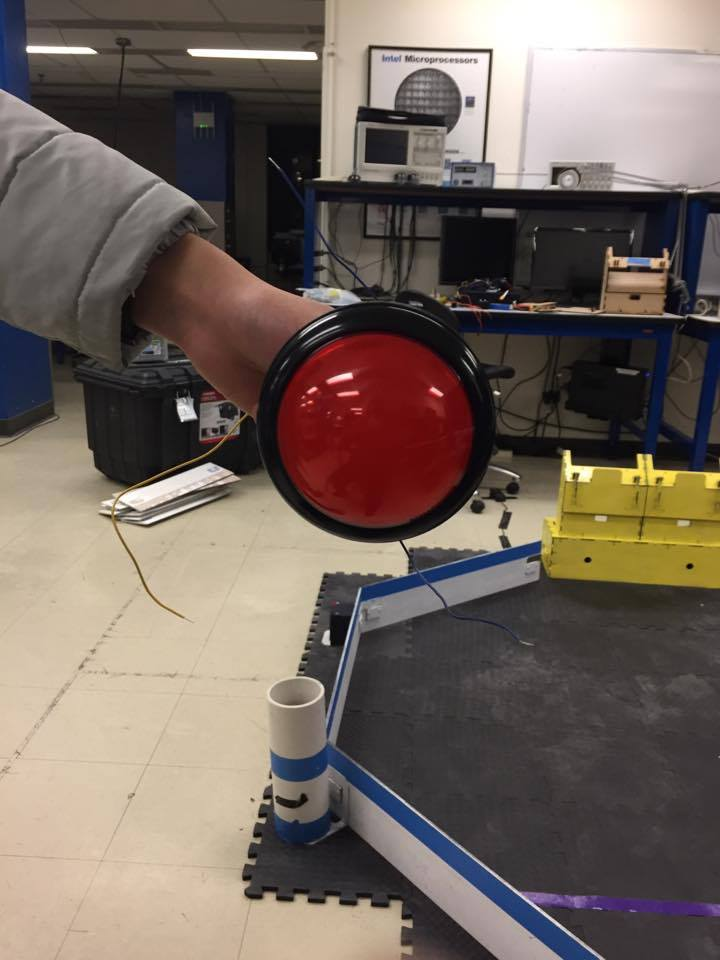
#> input picture OpenCVCode/red_button.jpg, 720 x 960 px
$ python shapefitting.py   (Python 2 division)   (older library calls are emulated)
#> lines starting #> are read from the running program, lines starting #| are printed output that depends on the picture; after the words box and inside, x2 and y2 are one past the last pixel; in counts of white or black regions, pixels touching at a corner belong together; long printed decimals are rounded
# -*- coding: utf-8 -*-
"""
Created on Mon Jan 23 21:42:00 2017

@author: arinz
"""

import cv2
import numpy as np
import copy

rg = 1.7
rb = 1.7
gr = 1.15
gb = 1.0


img1 = cv2.imread('red_button.jpg')
#> img1 is the input picture: shape (960, 720, 3); mean B, G, R 94.7, 102.8, 115.4

b,g,r = cv2.split(img1)
img1[((r>(rg*g)) & (r>(rb*b)))] = [0,0,255]
img1[((g>(gr*r)) & (g>(gb*b)))] = [0,255,0]
img1[~(((g>(gr*r)) & (g>(gb*b)))|((r>(rg*g)) & (r>(rb*b))))] = [0,0,0]
img1 = cv2.cvtColor(img1,cv2.COLOR_BGR2GRAY)
#> img1: shape (960, 720)


img2 = cv2.imread('green_button.jpg')
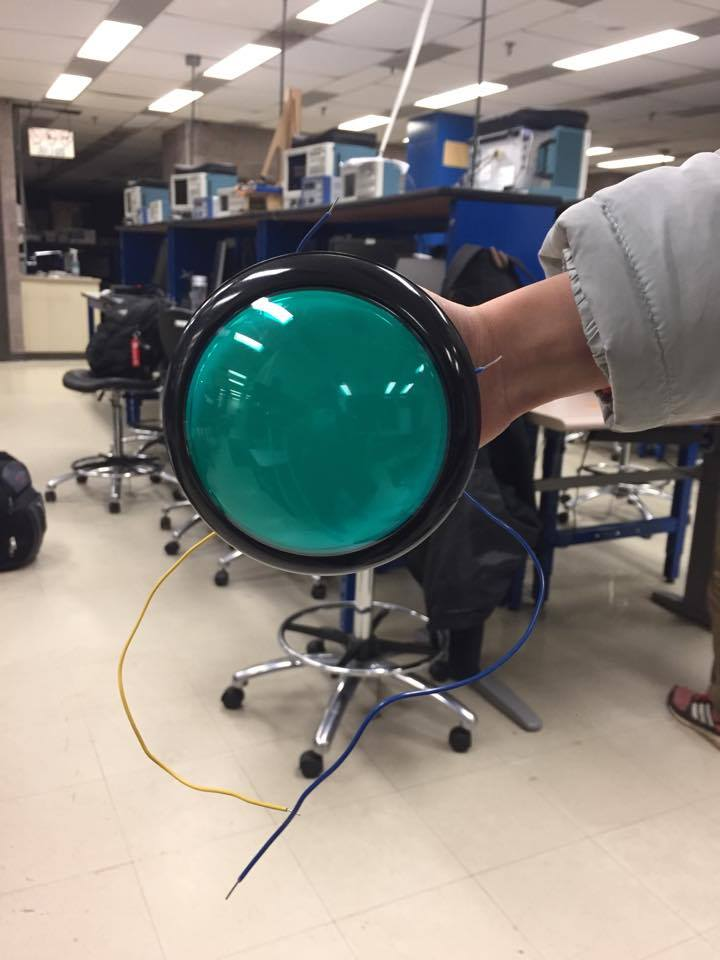
#> input picture OpenCVCode/green_button.jpg, 720 x 960 px
#> img2 is the input picture: shape (960, 720, 3); mean B, G, R 129, 135.7, 138.1
b,g,r = cv2.split(img2)
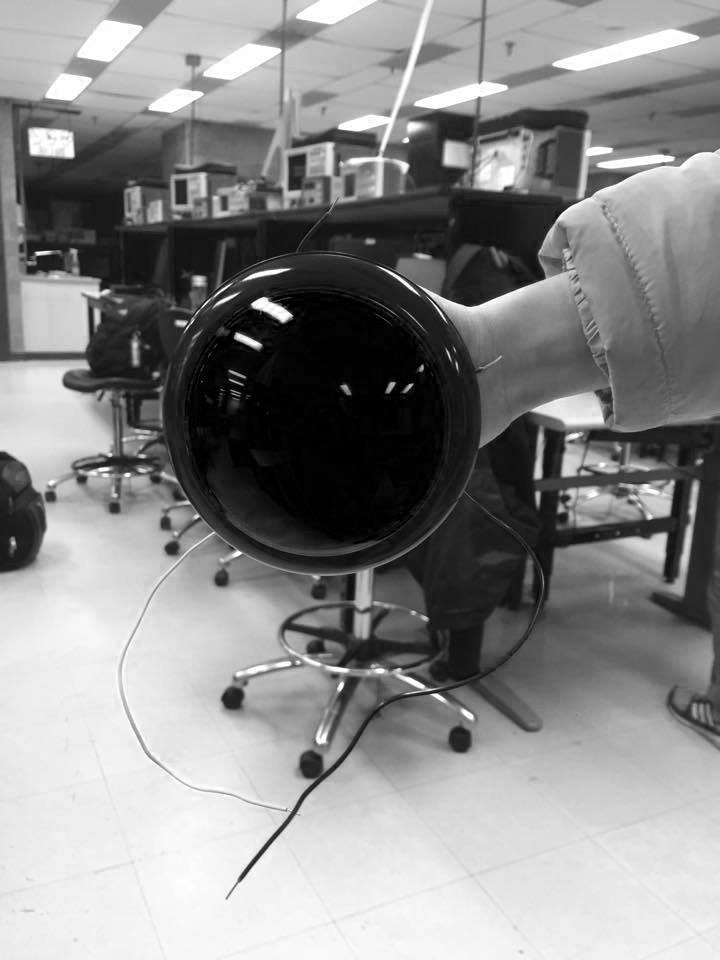
#> r: shape (960, 720); min 0, max 255, mean 138.1
img2[((r>(rg*g)) & (r>(rb*b)))] = [0,0,255]
img2[((g>(gr*r)) & (g>(gb*b)))] = [0,255,0]
img2[~(((g>(gr*r)) & (g>(gb*b)))|((r>(rg*g)) & (r>(rb*b))))] = [0,0,0]
img2 = cv2.cvtColor(img2,cv2.COLOR_BGR2GRAY)
#> img2: shape (960, 720)


ret, thresh = cv2.threshold(img1, 50, 255,0)
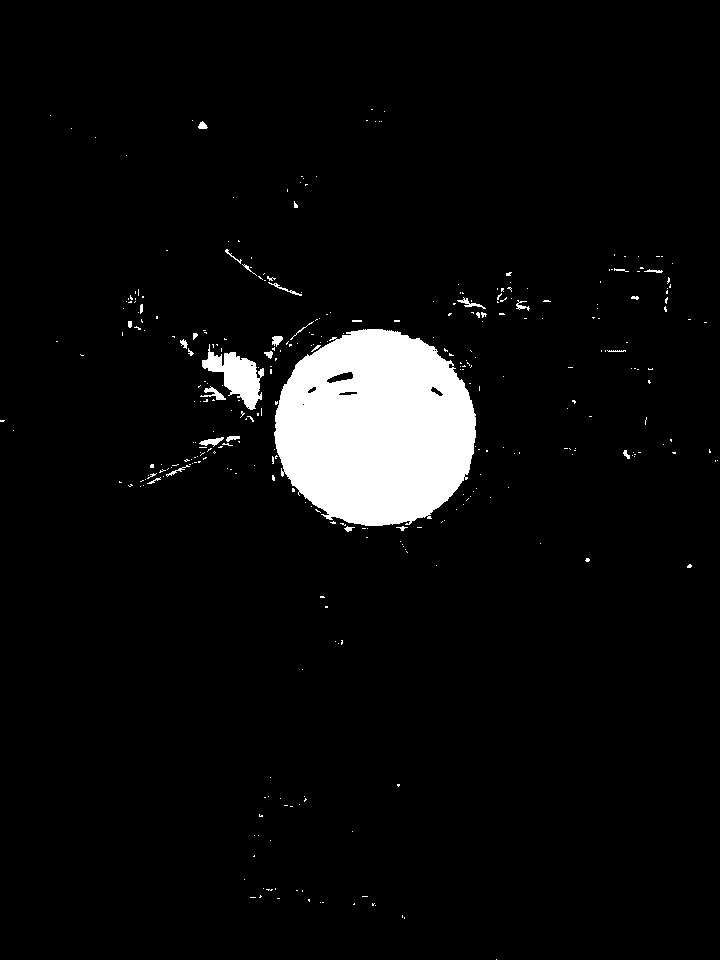
#> thresh: shape (960, 720); 5.1% white; 338 white regions (306 under 20 px), largest, box (x1, y1, x2, y2) and area: (274, 329, 476, 526) 30896, (202, 344, 264, 410) 1807, (200, 386, 226, 400) 138
ret, thresh2 = cv2.threshold(img2, 50, 255,0)
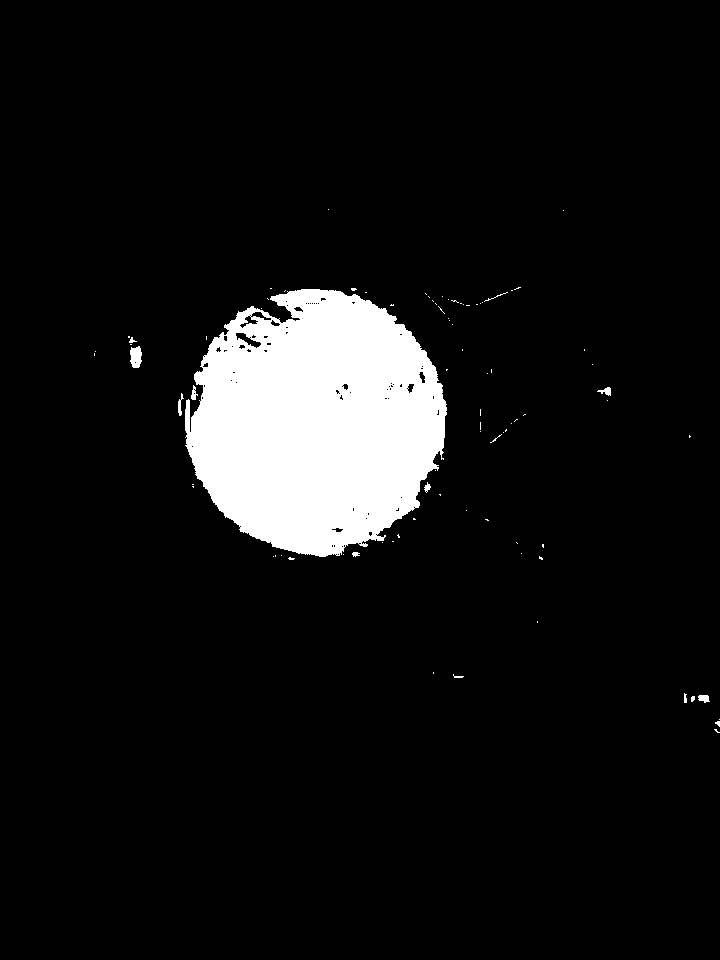
#> thresh2: shape (960, 720); 7.6% white; 87 white regions (74 under 20 px)
image, contours,hierarchy = cv2.findContours(thresh,2,1)
#> contours = 357 contours, 336 with area under 20; largest, box (x1, y1, x2, y2) and area: (274, 329, 476, 526) 30798, (202, 344, 264, 410) 1664, (326, 371, 354, 384) 178, (200, 386, 226, 400) 96, (199, 437, 224, 447) 90

biggestCnt = contours[0]
#> biggestCnt = [[496, 959]]
biggestArea = cv2.contourArea(contours[0])
#> biggestArea = 0

for cnt in contours:
    if cv2.contourArea(cnt)>biggestArea:
        biggestArea = cv2.contourArea(cnt)
        biggestCnt = cnt
#> this loop made 357 passes
#> biggestArea on passes 56, 93, 145, 168, 212, 235: 21, 25.5, 90.5, 96.5, 1664.5, 30798
#> cnt on passes 1, 2, 3, 4, 6, 7: [[496, 959]], [[404, 917], [404, 918]], [[402, 915], [402, 916], [402, 917], [402, 916]], [[375, 905]], [[354, 903], [353, 904], [354, 904]], [[322, 902], [323, 902]]
#> after the loop, biggestArea = 30798; biggestCnt = contour of 728 points, box (x1, y1, x2, y2) (274, 329, 476, 526), area 30798

cnt1 = biggestCnt
#> cnt1 has the same summary as biggestCnt
np.savez("button_contour", cnt = cnt1)


img1 = cv2.drawContours(img1, [biggestCnt], -1, (255,0,255), 3)
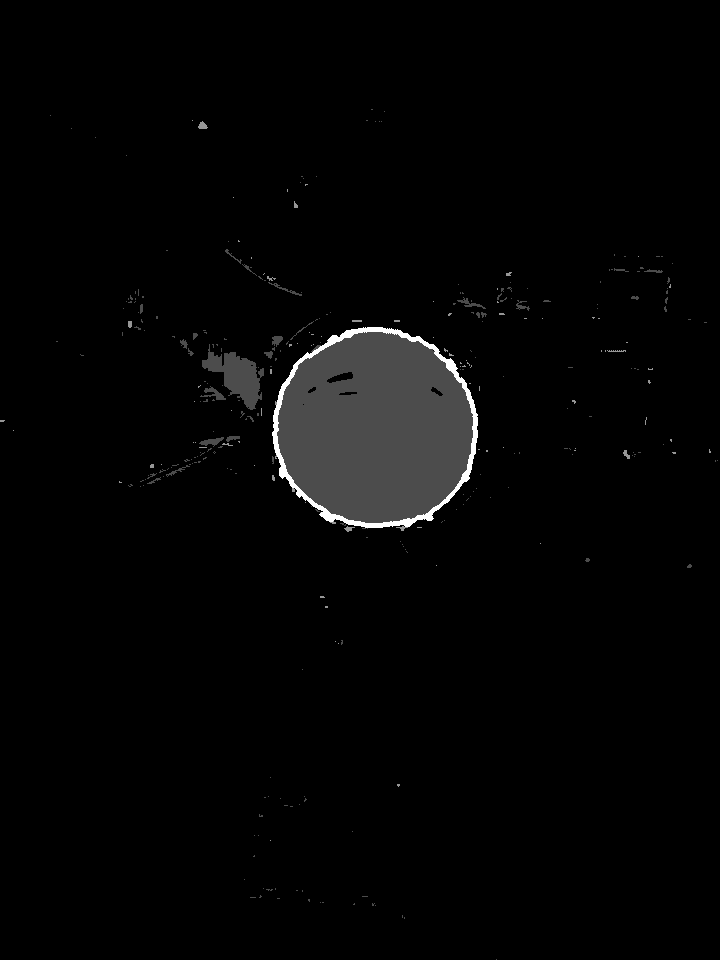
#> img1: shape (960, 720); min 0, max 255, mean 4.9

image, contours1,hierarchy = cv2.findContours(thresh2,2,1)
#> contours1 = 169 contours, 149 with area under 20; largest, box (x1, y1, x2, y2) and area: (185, 289, 447, 557) 52100, (130, 346, 142, 368) 182, (235, 332, 262, 349) 172, (239, 315, 259, 329) 96, (250, 311, 272, 321) 88


biggestCnt1 = contours1[0]
#> biggestCnt1 = contour of 11 points, box (x1, y1, x2, y2) (714, 729, 720, 733), area 4
biggestArea1 = cv2.contourArea(contours1[0])
#> biggestArea1 = 3.5

for cnt in contours1:
    if cv2.contourArea(cnt)>biggestArea1:
        biggestArea1 = cv2.contourArea(cnt)
        biggestCnt1 = cnt
#> this loop made 169 passes
#> biggestArea1 on passes 5, 56, 86: 54, 182, 52099.5
#> cnt on passes 3, 8, 9, 12, 13, 14: [[719, 719]], [[433, 672], [433, 673]], [[537, 621], [537, 622]], [[273, 556]], [[281, 555]], [[275, 555], [275, 556]]
#> after the loop, biggestArea1 = 52099.5; biggestCnt1 = contour of 1077 points, box (x1, y1, x2, y2) (185, 289, 447, 557), area 52100

cnt2 = biggestCnt1
#> cnt2 has the same summary as biggestCnt1
img2 = cv2.drawContours(img2, [biggestCnt1], -1, (255,0,255), 3)
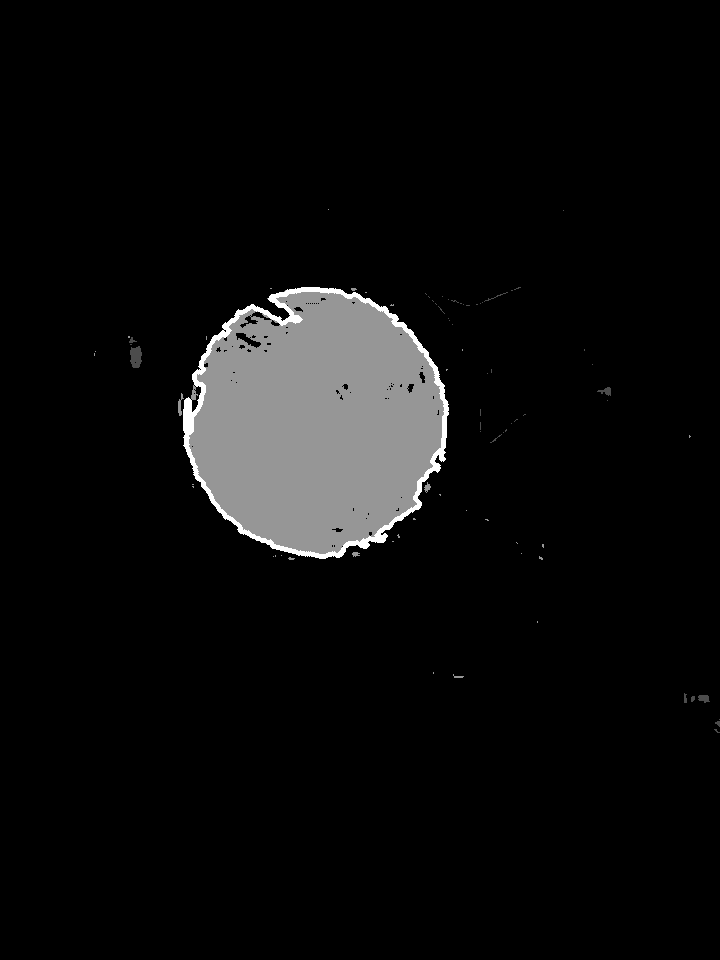
#> img2: shape (960, 720); min 0, max 255, mean 12.6
ret = cv2.matchShapes(cnt1,cnt2,1,0.0)
#> ret = 0.0078
print ret
#| 0.007797


cv2.imshow("red button", img1)
cv2.imshow("green button", img2)

#if cv2.waitKey(1) & 0xFF == ord('q'):
#    # When everything done, release the capture
#    cv2.destroyAllWindows()
cv2.waitKey(0)
cv2.destroyAllWindows()
